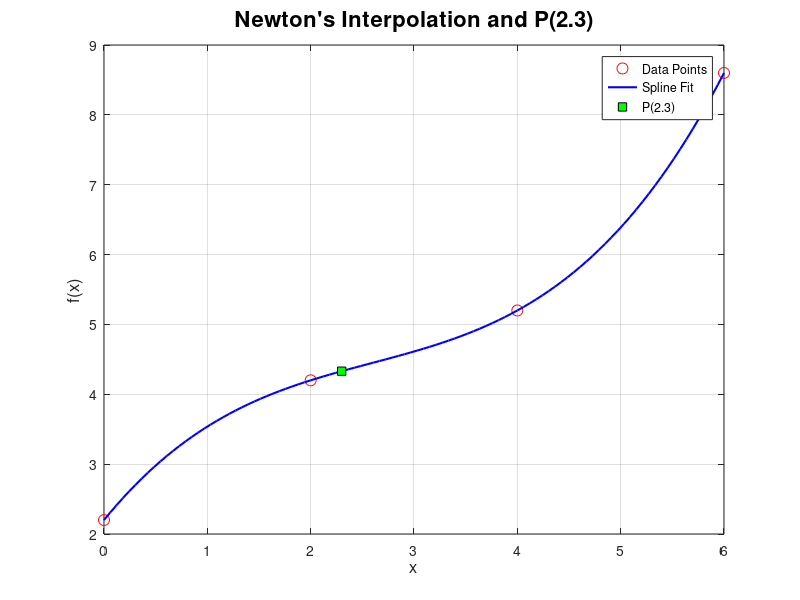

Here is the MATLAB script that generated this plot:
clc;
clear;

% Given data
x = [0 2 4 6];
y = [2.2 4.2 5.2 8.6];

% Number of data points
n = length(x);

% Construct forward difference table
diff_table = zeros(n, n);
diff_table(:,1) = y';

for j = 2:n
    for i = 1:n-j+1
        diff_table(i,j) = diff_table(i+1,j-1) - diff_table(i,j-1);
    end
end

% Compute u and interpolate at x = 2.3
x_interp = 2.3;
h = x(2) - x(1);
u = (x_interp - x(1)) / h;

% Newton Forward Formula
P = diff_table(1,1);
u_term = 1;

for i = 1:n-1
    u_term = u_term * (u - i + 1) / i;
    P = P + u_term * diff_table(1,i+1);
end

% Display result
fprintf('Interpolated value P(2.3) = %.4f\n', P);

% Plot
xx = linspace(min(x), max(x), 100);
yy = interp1(x, y, xx, 'spline');  % Smooth curve for visualization

figure;
plot(x, y, 'ro', 'MarkerSize', 8, 'DisplayName', 'Data Points'); hold on;
plot(xx, yy, 'b-', 'LineWidth', 1.5, 'DisplayName', 'Spline Fit');
plot(x_interp, P, 'ks', 'MarkerFaceColor','g', 'DisplayName', 'P(2.3)');
legend show;
xlabel('x', 'FontSize', 12);
ylabel('f(x)', 'FontSize', 12);
title('Newton''s Interpolation and P(2.3)', 'FontSize', 16);
grid on;

